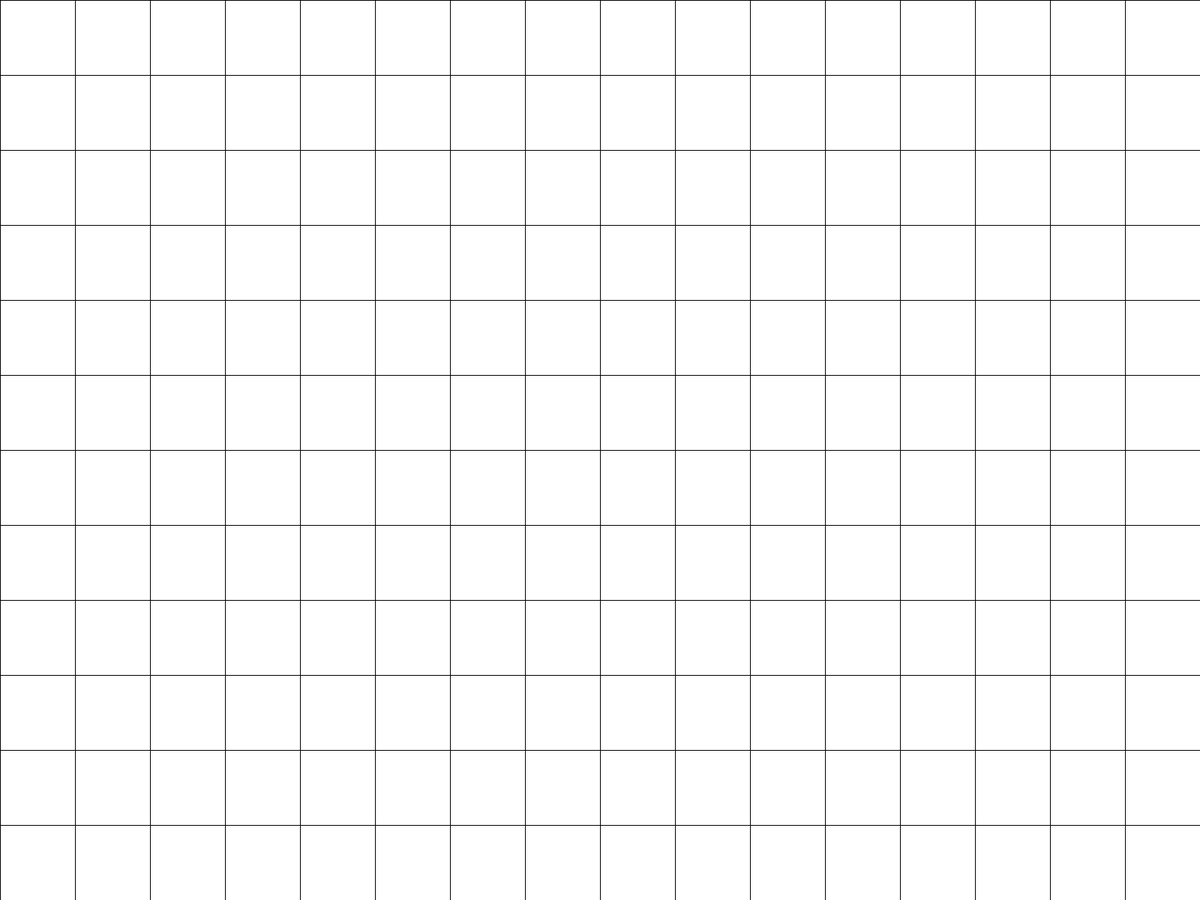
Frame 1 (no input)
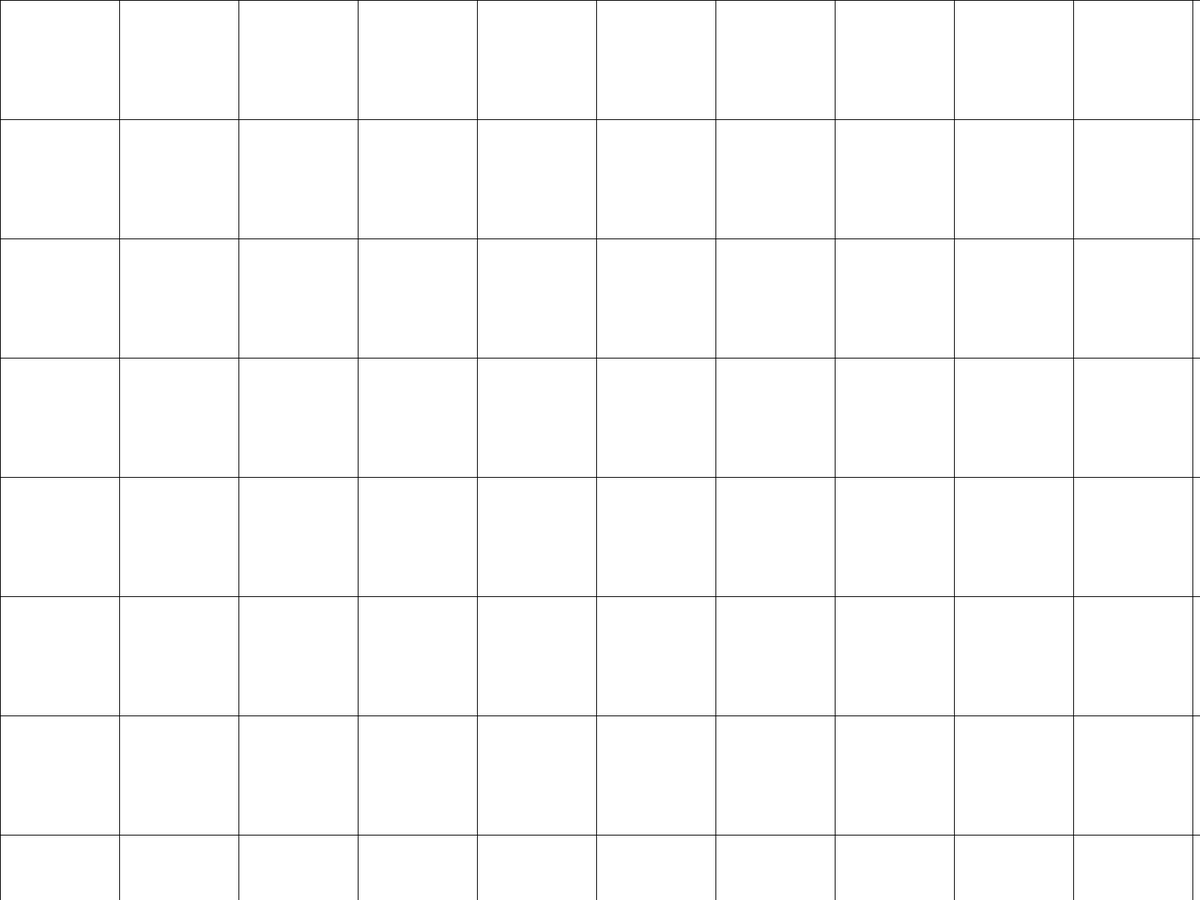
Frame 60 (the mouse pressed at the canvas centre just before this capture)
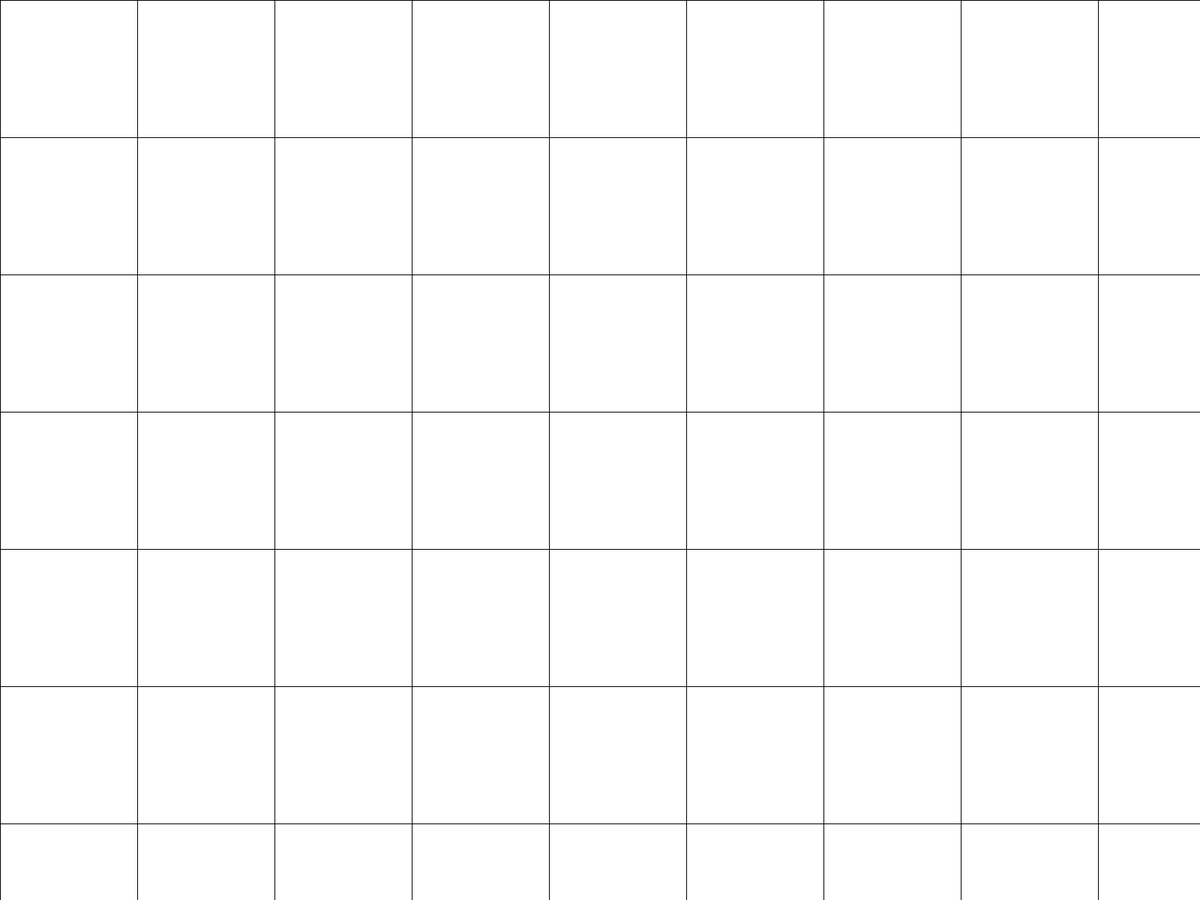
Frame 120 (the mouse held since frame 60 and released just before this capture)

The Processing sketch that drew these frames (run headless with seeded random() and noise(); from frame 60 on, the mouse is pressed at the canvas centre):

// Processing sketch: lines
// ── lines.pde
float x = 0;
float y = 0;

float spacing = 100;

boolean expand = true;


void setup(){
    fullScreen();
    }


void draw(){
    background(255);

    //line  specs
    stroke(0);
    strokeWeight(1);
    x= 0;

    //loops
    while (x < width){
        line(x, 0, x, height);
        x = x + spacing;
    }
    y= 0;
    while (y < width){
        line(0, y, width, y);
        y = y + spacing;
    }

    //boolean
    if(spacing > 200){
        expand = false;
    } else if (spacing < 25){
        expand = true;
    }
    if(expand){
        spacing = spacing + 1;
    } else if(!expand){
        spacing = spacing -1;
    }

    if (mousePressed == false){
      noCursor();
    }
}
